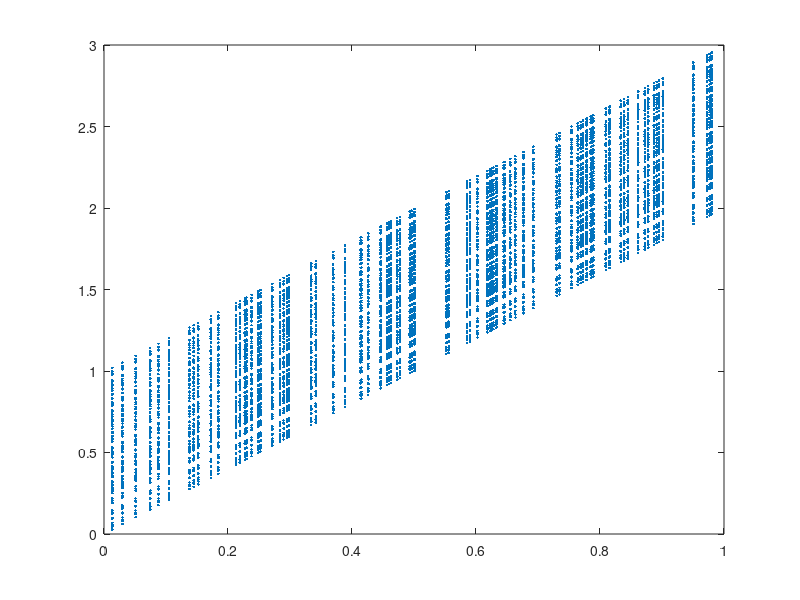

MATLAB code for this plot: (Note: this script raises an error after producing the figure.)

function tmp

% Yamada, T., Umeyama, S., Matsuda, K., Tanikawa, Y., & Yamada, Y. (2012)
% Separation of fNIRS Signals into Functional and Systemic Components Based
% on Differences in Hemodynamic Modalities. PLoS One, 7, e50271. 
kf = -0.6; % universal 

a = rand(100,1);
b = rand(100,1);
[A,B] = meshgrid(a,b);
B = 2*A+B;
M = [A(:) B(:)];

close all
plot(M(:,1),M(:,2),'.');

MI = mutualinformation(A(:),B(:))

title(MI)
%%

%%
% keyboard
function MI = mutualinformation(dHbOf,dHbOs)

f			= dHbOf;
s			= dHbOs;
uf			= unique(f);
us			= unique(s);
ufs			= unique([f s],'rows');
[pf,xf]		= ksdensity(f,uf);
[ps,xs]		= ksdensity(s,us);
[pfs,xfs]	= ksdensity([f s],ufs);

% pfs = ksdensity?

MI = 0;
for idx = 1:size(xfs,1)
	self = xf(:,1) == xfs(idx,1);
	sels = xs(:,1) == xfs(idx,2);
	
MI = MI+pfs(self).*log( pfs(idx)./(pf(self).*ps(sels)) );
end


function [F,S] = functionalvssystemic(dHbO,dHbr)
F = 1/(kf-ks)*[-ks 1; -kf*ks kf]*[dHbO;dHbr];
% dHbOf = F(1,:);
% dHbRf = F(2,:);
S = 1/(kf-ks)*[ks 1; kf*ks -ks]*[dHbO;dHbr];
% dHbOs = S(1,:);
% dHbRs = S(2,:);